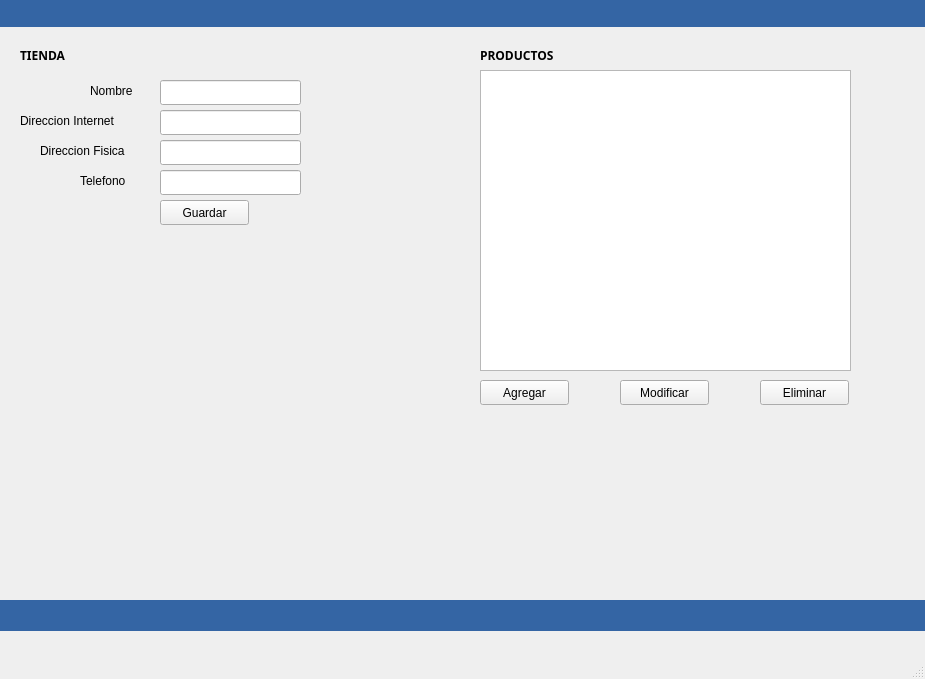
<?xml version="1.0" encoding="UTF-8"?>
<ui version="4.0">
 <class>MainWindow</class>
 <widget class="QMainWindow" name="MainWindow">
  <property name="geometry">
   <rect>
    <x>0</x>
    <y>0</y>
    <width>925</width>
    <height>679</height>
   </rect>
  </property>
  <property name="windowTitle">
   <string>MainWindow</string>
  </property>
  <widget class="QWidget" name="centralwidget">
   <widget class="QLineEdit" name="nombretienda">
    <property name="geometry">
     <rect>
      <x>160</x>
      <y>80</y>
      <width>141</width>
      <height>25</height>
     </rect>
    </property>
   </widget>
   <widget class="QLabel" name="labelNombre">
    <property name="geometry">
     <rect>
      <x>90</x>
      <y>80</y>
      <width>67</width>
      <height>21</height>
     </rect>
    </property>
    <property name="text">
     <string>Nombre</string>
    </property>
   </widget>
   <widget class="QLineEdit" name="direccioninternet">
    <property name="geometry">
     <rect>
      <x>160</x>
      <y>110</y>
      <width>141</width>
      <height>25</height>
     </rect>
    </property>
   </widget>
   <widget class="QLabel" name="labelDirI">
    <property name="geometry">
     <rect>
      <x>20</x>
      <y>110</y>
      <width>131</width>
      <height>21</height>
     </rect>
    </property>
    <property name="text">
     <string>Direccion Internet</string>
    </property>
   </widget>
   <widget class="QLineEdit" name="direccionfisica">
    <property name="geometry">
     <rect>
      <x>160</x>
      <y>140</y>
      <width>141</width>
      <height>25</height>
     </rect>
    </property>
   </widget>
   <widget class="QLabel" name="labelDirF_2">
    <property name="geometry">
     <rect>
      <x>40</x>
      <y>140</y>
      <width>111</width>
      <height>21</height>
     </rect>
    </property>
    <property name="text">
     <string>Direccion Fisica</string>
    </property>
   </widget>
   <widget class="QLineEdit" name="telefono">
    <property name="geometry">
     <rect>
      <x>160</x>
      <y>170</y>
      <width>141</width>
      <height>25</height>
     </rect>
    </property>
   </widget>
   <widget class="QLabel" name="labelTlf">
    <property name="geometry">
     <rect>
      <x>80</x>
      <y>170</y>
      <width>67</width>
      <height>21</height>
     </rect>
    </property>
    <property name="text">
     <string>Telefono</string>
    </property>
   </widget>
   <widget class="QLabel" name="labelTienda">
    <property name="geometry">
     <rect>
      <x>20</x>
      <y>40</y>
      <width>91</width>
      <height>31</height>
     </rect>
    </property>
    <property name="font">
     <font>
      <family>Vemana2000</family>
      <bold>true</bold>
     </font>
    </property>
    <property name="text">
     <string>TIENDA</string>
    </property>
   </widget>
   <widget class="QLabel" name="labelProducto">
    <property name="geometry">
     <rect>
      <x>480</x>
      <y>40</y>
      <width>121</width>
      <height>31</height>
     </rect>
    </property>
    <property name="font">
     <font>
      <family>Vemana2000</family>
      <bold>true</bold>
     </font>
    </property>
    <property name="text">
     <string>PRODUCTOS</string>
    </property>
   </widget>
   <widget class="QPushButton" name="BotonAgregar">
    <property name="geometry">
     <rect>
      <x>480</x>
      <y>380</y>
      <width>89</width>
      <height>25</height>
     </rect>
    </property>
    <property name="text">
     <string>Agregar</string>
    </property>
   </widget>
   <widget class="QPushButton" name="BotonModificar">
    <property name="geometry">
     <rect>
      <x>620</x>
      <y>380</y>
      <width>89</width>
      <height>25</height>
     </rect>
    </property>
    <property name="text">
     <string>Modificar</string>
    </property>
   </widget>
   <widget class="QPushButton" name="BotonEliminar">
    <property name="geometry">
     <rect>
      <x>760</x>
      <y>380</y>
      <width>89</width>
      <height>25</height>
     </rect>
    </property>
    <property name="text">
     <string>Eliminar</string>
    </property>
   </widget>
   <widget class="QLabel" name="labelup">
    <property name="geometry">
     <rect>
      <x>0</x>
      <y>-4</y>
      <width>931</width>
      <height>31</height>
     </rect>
    </property>
    <property name="styleSheet">
     <string notr="true">color: rgb(52, 101, 164);
background-color: rgb(52, 101, 164);</string>
    </property>
    <property name="text">
     <string/>
    </property>
   </widget>
   <widget class="QLabel" name="labeldown">
    <property name="geometry">
     <rect>
      <x>0</x>
      <y>600</y>
      <width>931</width>
      <height>31</height>
     </rect>
    </property>
    <property name="styleSheet">
     <string notr="true">color: rgb(52, 101, 164);
background-color: rgb(52, 101, 164);</string>
    </property>
    <property name="text">
     <string/>
    </property>
   </widget>
   <widget class="QPushButton" name="BotonGuardarTienda">
    <property name="geometry">
     <rect>
      <x>160</x>
      <y>200</y>
      <width>89</width>
      <height>25</height>
     </rect>
    </property>
    <property name="text">
     <string>Guardar</string>
    </property>
   </widget>
   <widget class="QListWidget" name="listaEditable">
    <property name="geometry">
     <rect>
      <x>480</x>
      <y>70</y>
      <width>371</width>
      <height>301</height>
     </rect>
    </property>
   </widget>
  </widget>
  <widget class="QMenuBar" name="menubar">
   <property name="geometry">
    <rect>
     <x>0</x>
     <y>0</y>
     <width>925</width>
     <height>22</height>
    </rect>
   </property>
  </widget>
  <widget class="QStatusBar" name="statusbar"/>
 </widget>
 <resources/>
 <connections/>
</ui>
